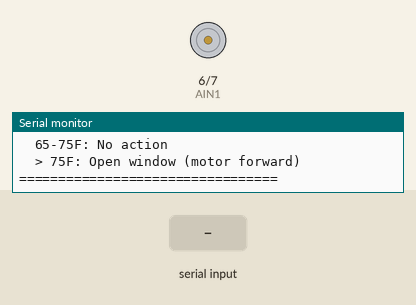
Recording of a sketch running on a simulated Arduino Uno, built with avr-gcc and run on an emulated ATmega328P. Parts: motor-driver pin pairs drawn as motors (green arrow = first pin HIGH = forward, orange = second pin HIGH = backward, longer = more drive, scaled by the enable pin), the last lines printed to the serial monitor. The test bench sets the inputs (shaded band).

Above: at 1.4 s.
1.5 s: "TEMP:\n" received over Serial
At 1.69 s:
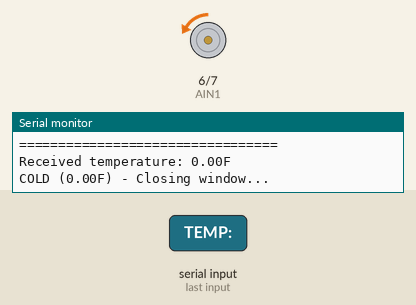
3.3 s: "TEMP:90\n" received over Serial
At 3.49 s:
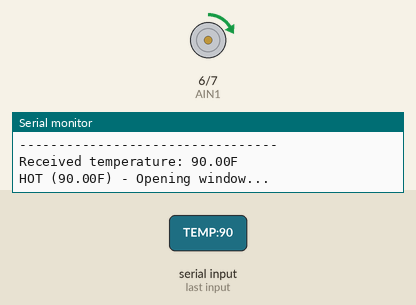
5.1 s: byte 10 ('\n') received over Serial
At 5.29 s:
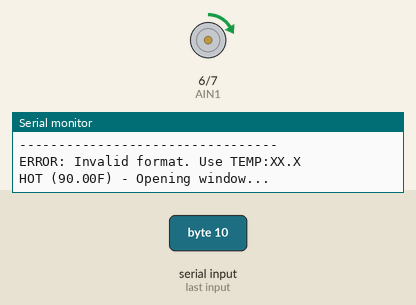
Timing chart, 0 to 8.1 s (numbered marks = the images above; inputs shaded):
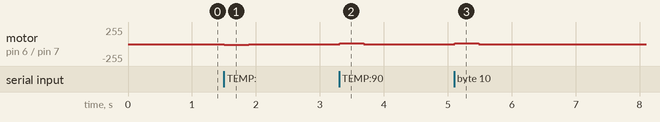

The sketch:

tempcontrol.ino
```cpp
// Matt C CSI 370 Final Project

// Pin definitions
#define PWMA 10
#define AIN1 6
#define AIN2 7

// Temperature thresholds (Fahrenheit)
#define TEMP_LOW 65.0
#define TEMP_HIGH 75.0

// Motor runtime in milliseconds
#define MOTOR_RUN_TIME 500

// Motor speed (0-255)
#define MOTOR_SPEED 10

extern "C" {
  void set_motor_forward(void);
  void set_motor_reverse(void);
  void set_motor_stop(void);
  void precise_delay_ms(uint16_t milliseconds);
}

// Global variables
float currentTemp = 70.0;
String inputString = "";
boolean stringComplete = false;

void setup() {
  pinMode(AIN1, OUTPUT);
  pinMode(AIN2, OUTPUT);
  pinMode(PWMA, OUTPUT);

  Serial.begin(9600);
  inputString.reserve(50);

  Serial.println("=================================");
  Serial.println("Temperature-Controlled Window System");
  Serial.println("=================================");
  Serial.println("Send temperature as: TEMP:XX.X");
  Serial.println("Temperature range:");
  Serial.println("  < 65F: Close window (motor reverse)");
  Serial.println("  65-75F: No action");
  Serial.println("  > 75F: Open window (motor forward)");
  Serial.println("=================================");
}

void loop() {
  if (stringComplete) {
    parseTemperature();
    controlMotor();

    inputString = "";
    stringComplete = false;
  }
}

void serialEvent() {
  while (Serial.available()) {
    char inChar = (char)Serial.read();
    inputString += inChar;

    if (inChar == '\n') {
      stringComplete = true;
    }
  }
}

void parseTemperature() {
  if (inputString.startsWith("TEMP:")) {
    String tempStr = inputString.substring(5);
    currentTemp = tempStr.toFloat();

    Serial.print("Received temperature: ");
    Serial.print(currentTemp);
    Serial.println("F");
  } else {
    Serial.println("ERROR: Invalid format. Use TEMP:XX.X");
  }
}

void controlMotor() {
  if (currentTemp < TEMP_LOW) {
    // Too cold - close window (reverse)
    Serial.print("COLD (");
    Serial.print(currentTemp);
    Serial.println("F) - Closing window...");

    analogWrite(PWMA, MOTOR_SPEED);
    set_motor_reverse();
    precise_delay_ms(MOTOR_RUN_TIME);
    set_motor_stop();
    analogWrite(PWMA, 0);

    Serial.println("Window closed.");

  } else if (currentTemp > TEMP_HIGH) {
    // Too hot - open window (forward)
    Serial.print("HOT (");
    Serial.print(currentTemp);
    Serial.println("F) - Opening window...");

    analogWrite(PWMA, MOTOR_SPEED);
    set_motor_forward();
    precise_delay_ms(MOTOR_RUN_TIME);
    set_motor_stop();
    analogWrite(PWMA, 0);

    Serial.println("Window opened.");

  } else {
    // Comfortable range - do nothing
    Serial.print("COMFORTABLE (");
    Serial.print(currentTemp);
    Serial.println("F) - No action needed.");
  }

  Serial.println("---------------------------------");
}

// ============================================
// ASSEMBLY FUNCTIONS
// ============================================

// Assembly: Motor forward (AIN1=HIGH, AIN2=LOW)
asm(
  ".global set_motor_forward\n"
  "set_motor_forward:\n"
  "  push r16\n"
  "  in r16, 0x0B\n"      // Read PORTD
  "  ori r16, 0x40\n"     // Set bit 6 (AIN1) HIGH
  "  andi r16, 0x7F\n"    // Clear bit 7 (AIN2) LOW
  "  out 0x0B, r16\n"     // Write PORTD
  "  pop r16\n"
  "  ret\n"
);

// Assembly: Motor reverse (AIN1=LOW, AIN2=HIGH)
asm(
  ".global set_motor_reverse\n"
  "set_motor_reverse:\n"
  "  push r16\n"
  "  in r16, 0x0B\n"      // Read PORTD
  "  andi r16, 0xBF\n"    // Clear bit 6 (AIN1) LOW
  "  ori r16, 0x80\n"     // Set bit 7 (AIN2) HIGH
  "  out 0x0B, r16\n"     // Write PORTD
  "  pop r16\n"
  "  ret\n"
);

// Assembly: Stop motor (both LOW)
asm(
  ".global set_motor_stop\n"
  "set_motor_stop:\n"
  "  push r16\n"
  "  in r16, 0x0B\n"      // Read PORTD
  "  andi r16, 0x3F\n"    // Clear bits 6 and 7
  "  out 0x0B, r16\n"     // Write PORTD
  "  pop r16\n"
  "  ret\n"
);

// Assembly: Precise millisecond delay using cycle-counted loops
// Input: r25:r24 = milliseconds
// At 16MHz, creates accurate delays for motor runtime control
asm(
  ".global precise_delay_ms\n"
  "precise_delay_ms:\n"
  "  push r16\n"
  "  push r17\n"
  "  push r18\n"
  "  push r19\n"

  "delay_ms_outer:\n"
  "  cp r24, r1\n"
  "  cpc r25, r1\n"
  "  breq delay_ms_done\n"

  "  ldi r18, 16\n"
  "  ldi r19, 250\n"

  "delay_ms_inner:\n"
  "  dec r19\n"
  "  brne delay_ms_inner\n"
  "  ldi r19, 250\n"
  "  dec r18\n"
  "  brne delay_ms_inner\n"

  "  subi r24, 1\n"
  "  sbci r25, 0\n"
  "  rjmp delay_ms_outer\n"

  "delay_ms_done:\n"
  "  pop r19\n"
  "  pop r18\n"
  "  pop r17\n"
  "  pop r16\n"
  "  ret\n"
);
```

Measured:
- after the input at 1.5 s, motor on pin 6 (AIN1) / pin 7 (AIN2): stopped → backward 10/255 at once, → stopped 0.38 s later
- after the input at 3.3 s, motor on pin 6 (AIN1) / pin 7 (AIN2): stopped → forward 10/255 at once, → stopped 0.38 s later
- after the input at 5.1 s, motor on pin 6 (AIN1) / pin 7 (AIN2): stopped → forward 10/255 at once, → stopped 0.38 s later
